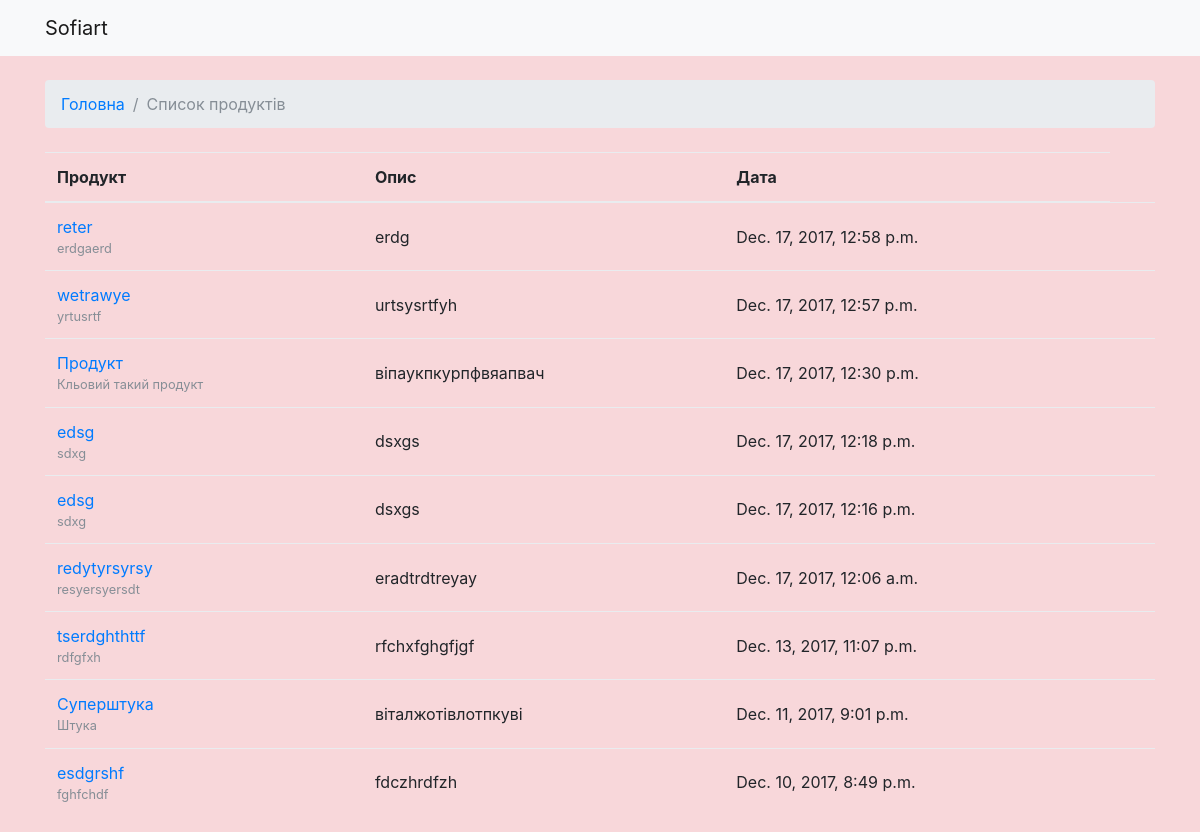
Page /list_article/ on the earlier database version.
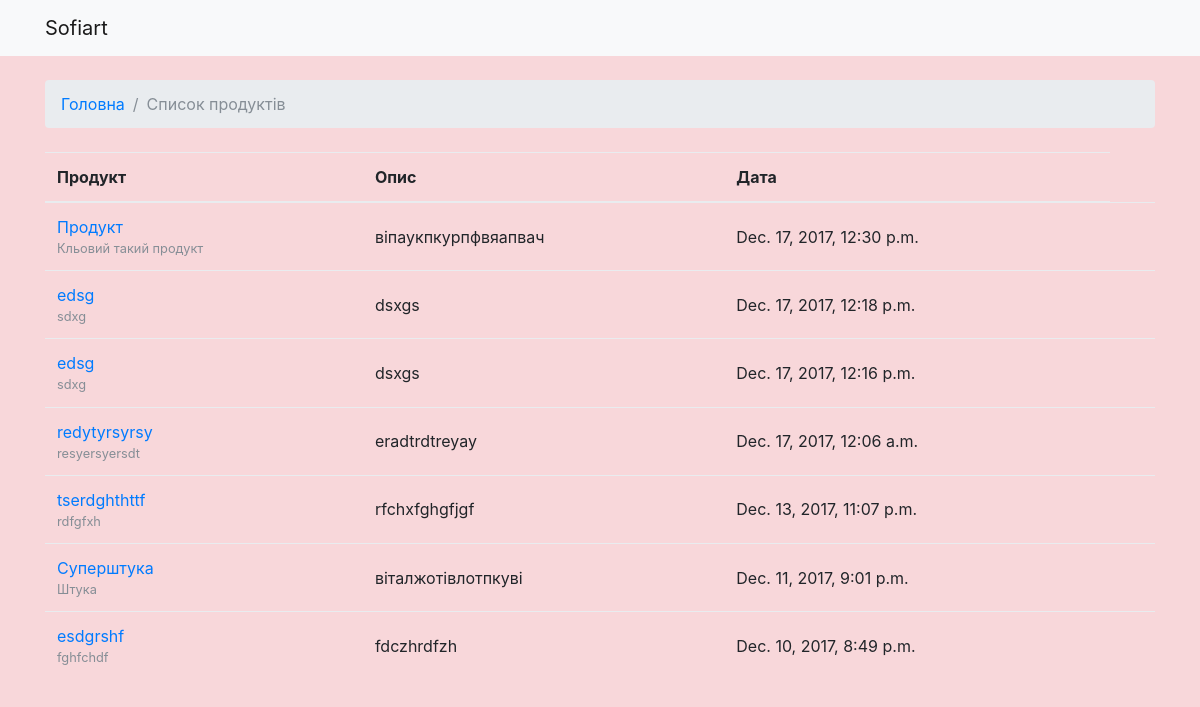
Same page on the later database version.
### catalogue/models.py (models this page shows, shortened)
class Article(models.Model):
    id = models.AutoField(primary_key=True)
    name = models.CharField(max_length=45, blank=False, verbose_name='Назва')
    slug = models.SlugField(blank=True, editable=False)
    description = models.CharField(max_length=200, blank=True, verbose_name='Опис')
    text = models.TextField(max_length=1500, blank=True, verbose_name='Текст')
    price = models.DecimalField(max_digits=9, decimal_places=2, blank=True, default=0.00, verbose_name='Ціна')
    published = models.DateTimeField(auto_now_add=True, blank=True)
    image = models.ImageField(
        upload_to='catalogue/images', default='', blank=True, verbose_name='Зображення')
    creator = models.ForeignKey(User, related_name='articles', on_delete=models.CASCADE, default=1, verbose_name='Автор')
    class Meta:
        ordering = ('-published',)

### catalogue/views.py (the view)
# urls.py: url(r'^list_article/$', list_article, name='list_article'),
def list_article(request):
    articles = Article.objects.all()
    return render(request, 'articles.html', {'articles': articles})

### templates/articles.html (shortened to what this page needs)
{% extends 'base.html' %}
{% block breadcrumb %}
  <ol class="breadcrumb my-4">
    <li class="breadcrumb-item"><a href="/">Головна</a>
    <li class="breadcrumb-item active">Список продуктів</li>
  </ol>
{% endblock %}
{% block content %}
    <table class="table">
      <thead class="thead-inverse">
        <tr>
          <th>Продукт</th>
          <th>Опис</th>
          <th>Дата</th>
        </tr>
      </thead>
      <tbody>
        {% for article in articles %}
          <tr>
            <td>
              <a href="{% url 'article' article.slug %}">{{ article.name }}</a>
              <small class="text-muted d-block">{{ article.description }}</small>
            </td>
            <td class="align-middle">{{ article.text }}</td>
            <td class="align-middle">{{ article.published }}</td>
            <td></td>
          </tr>
        {% endfor %}
      </tbody>
    </table>
{% endblock %}

### templates/base.html (shortened to what this page needs)
<!DOCTYPE html>
{% load static %}
<html>
  <head>
    <link rel="stylesheet" href="{% static 'css/bootstrap.min.css' %}">
    <link rel="stylesheet" href="{% static 'css/style.css' %}">
  </head>
  <body>
    <nav class="navbar navbar-expand-lg navbar-light bg-light">
      <div class="container">
        <a class="navbar-brand" href="{% url 'home' %}">Sofiart</a>
      </div>
    </nav>
      <div class="container">
        {% block breadcrumb %}
        {% endblock %}
        {% block content %}
        {% endblock %}
      </div>
  </body>
</html>

### catalogue/static/css/style.css (style rules this page uses)
body { background-color: #f8d7da; }

Differences in the rows shown:
removed Article: name "reter", description "erdgaerd", text "erdg", published "Dec. 17, 2017, 12:58 p.m."
removed Article: name "wetrawye", description "yrtusrtf", text "urtsysrtfyh", published "Dec. 17, 2017, 12:57 p.m."
